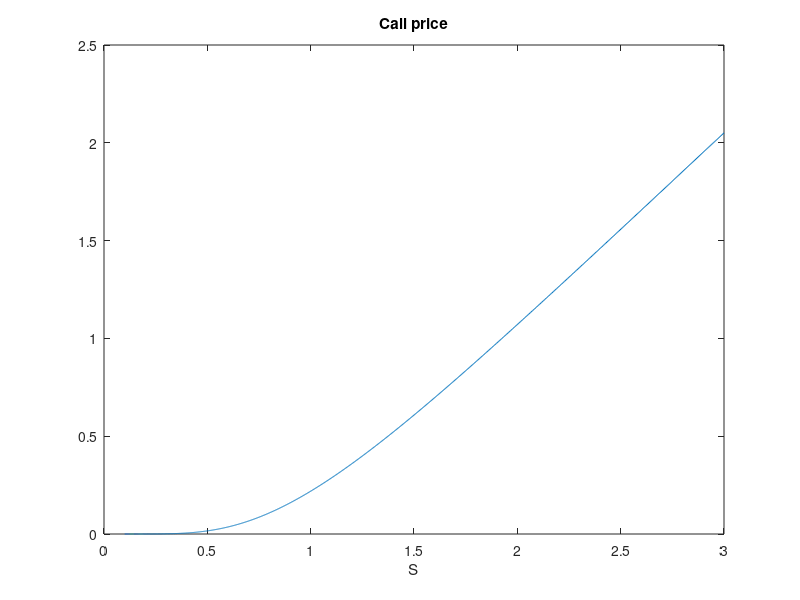

Here is the MATLAB script that generated this plot:
clear
close all
% Pricing a plain vanilla Call Option
% B&S model - logprice PDE
% Implicit Euler

%% 1. Parameters & Grids
S0=1; K=0.95; r=0.001; sigma=0.5; T=1;
M=1000;
N=2000;
Smin=0.1*S0; Smax=3*S0;
xmin=log(Smin/S0); xmax=log(Smax/S0);
dx=(xmax-xmin)/N;
%x=linspace(xmin,xmax,N+1);
x=xmin+(0:N)*dx;
dt=T/M;
t=(0:M)*dt;

%% Implicit Euler - Matrix Construction
A=dt*(-(r-sigma^2/2)/(2*dx)+sigma^2/(2*dx^2));
B=-1+dt*(-sigma^2/(dx^2)-r);
C=dt*( (r-sigma^2/2)/(2*dx)+sigma^2/(2*dx^2));
Mat=spalloc(N+1,N+1,3*(N-1)+2);
Mat(1,1)=1;
for i=2:N
    Mat(i, [i-1,i,i+1])=[A B C];
end
Mat(end,end)=1;

%% Implicit Euler - Backward in time loop
c=max(S0*exp(x')-K,0); 
rhs=zeros(N+1,1);
for j=M:-1:1
    % know c t_j -> compute cnew t_{j-1}
    rhs(1)=0;
    rhs(2:end-1)=-c(2:end-1);
    rhs(end)=Smax-K*exp(-r*(T-(j-1)*dt));
    c=Mat\rhs;
end
figure
plot(S0*exp(x),c); title('Call price'); xlabel('S');
price=interp1(x,c,0,'spline')
price_ex=blsprice(S0,K,r,T,sigma)




